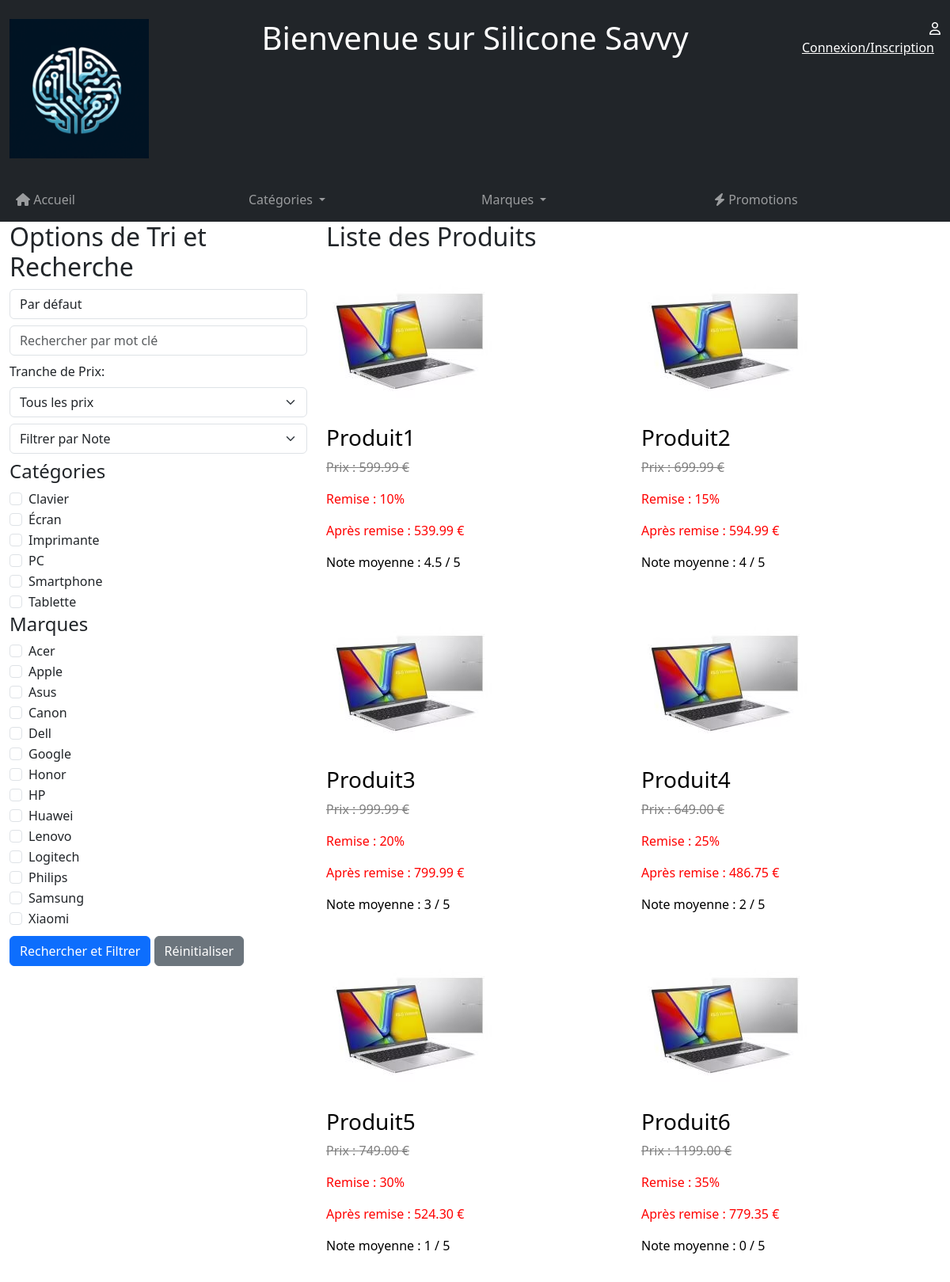
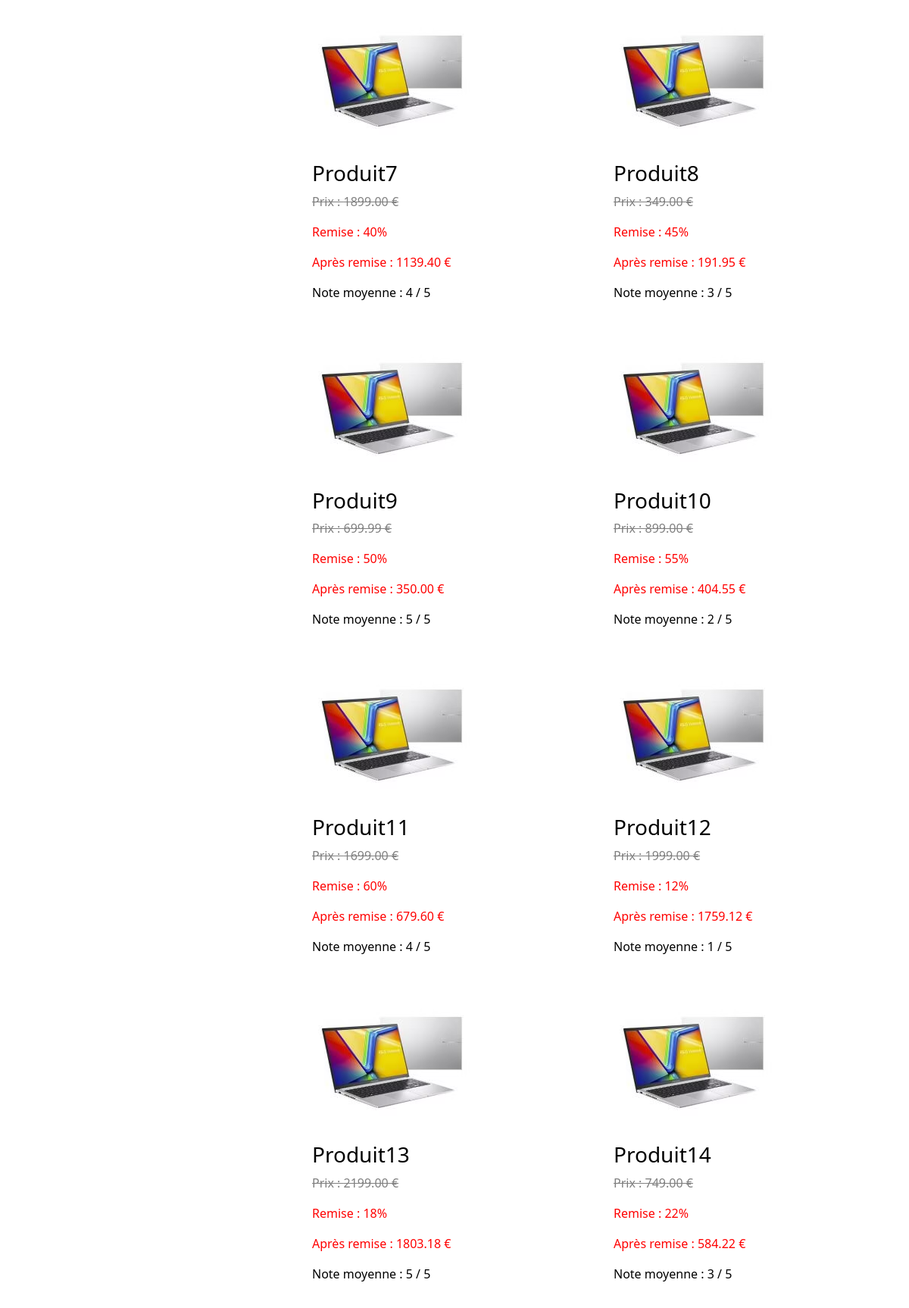
The page / (upper part) on the database its author committed (2 pictures, top to bottom).
### tables this page shows
CREATE TABLE categories (
    id INT PRIMARY KEY AUTO_INCREMENT,
    nom VARCHAR(255) UNIQUE NOT NULL
) ENGINE InnoDB DEFAULT CHARSET=utf8mb4;

CREATE TABLE marques (
    id INT PRIMARY KEY AUTO_INCREMENT,
    nom VARCHAR(255) UNIQUE NOT NULL
) ENGINE InnoDB DEFAULT CHARSET=utf8mb4;

CREATE TABLE produits (
    id INT PRIMARY KEY AUTO_INCREMENT,
    nom VARCHAR(255) UNIQUE NOT NULL,
    categorie_id INT NOT NULL,
    marque_id INT NOT NULL,
    prix DECIMAL(10,2) NOT NULL,
    quantite_stock INT NOT NULL DEFAULT 0,
    description TEXT NOT NULL,
    image VARCHAR(255) NOT NULL,  
    FOREIGN KEY (categorie_id) REFERENCES categories(id),
    FOREIGN KEY (marque_id) REFERENCES marques(id)
) ENGINE InnoDB DEFAULT CHARSET=utf8mb4;

### index.php (the view, shortened to what this page needs)
<?php
include('connect.php');
$filtreMarques = isset($_POST['marques']) ? $_POST['marques'] : [];
$filtreCategories = isset($_POST['categories']) ? $_POST['categories'] : [];
function isChecked($value, $postArray) {
    return in_array($value, $postArray) ? 'checked' : '';
}
try {
    $stmt_cat = $dbh->query('SELECT id, nom FROM categories');
    $categories = $stmt_cat->fetchAll(PDO::FETCH_ASSOC);
    $stmt_marque = $dbh->query('SELECT id, nom FROM marques');
    $marques = $stmt_marque->fetchAll(PDO::FETCH_ASSOC);
    $sql = 'SELECT produits.id, produits.image, produits.nom, produits.prix,
    COALESCE(AVG(evaluations.note), 0) AS note_moyenne,
    COALESCE(promotions.pourcentage_remise, 0) AS pourcentage_remise
    FROM produits
    LEFT JOIN evaluations ON produits.id = evaluations.produit_id
    LEFT JOIN promotions ON produits.id = promotions.produit_id
    AND NOW() BETWEEN promotions.date_debut AND promotions.date_fin';
    $params = [];
    $sql .= ' GROUP BY produits.id, produits.image, produits.nom, produits.prix ';
    if (isset($_POST['tri'])) {
        $orderBy = $_POST['tri'];
        if ($orderBy == 'asc') {
            $sql .= ' ORDER BY prix ASC';
        } elseif ($orderBy == 'desc') {
            $sql .= ' ORDER BY prix DESC';
        }
    } else {
        $sql .= ' ORDER BY id ASC';
    }
    $stmt = $dbh->prepare($sql);
    try {
        $stmt->execute($params);
    } catch (PDOException $e) {
        echo "Erreur : " . $e->getMessage();
    }
    if ($stmt->rowCount() === 0) {
        $message = '<p>Aucun résultat trouvé.</p>';
    } else {
        $message = '<div class="product-grid">';
        while ($row = $stmt->fetch(PDO::FETCH_ASSOC)) {
            $product_id = $row['id'];
            $image = $row['image'];
            $nom = $row['nom'];
            $prix = $row['prix'];
            $note_moyenne = round($row['note_moyenne'], 1);
            $pourcentage_remise = $row['pourcentage_remise'];
            $prix_final = $pourcentage_remise > 0 ? $prix - ($prix * $pourcentage_remise / 100) : $prix;
            $prix_final_formatte = number_format($prix_final, 2, '.', '');
            $message .= '<div class="product">';
            $message .= "<a href='produit.php?id=$product_id'>";
            $message .= "<img src='$image' alt='$nom'>";
            $message .= "<h3>$nom</h3>";
            if ($pourcentage_remise > 0) {
                $message .= "<p class='prix-original'><s>Prix : $prix €</s></p>";
                $message .= "<p class='remise'>Remise : $pourcentage_remise%</p>";
                $message .= "<p class='prix-remise'>Après remise : $prix_final_formatte €</p>";
            } else {
                $message .= "<p>Prix : $prix €</p>";
            }
            $message .= "<p>Note moyenne : $note_moyenne / 5</p>";
            $message .= '</a>';
            $message .= '</div>';
        }
        $message .= '</div>';
    }
} catch (PDOException $e) {
    $message = 'Une erreur est survenue lors de la récupération des données : ' . $e->getMessage();
}
?>
<?php include('head_header_nav.php');?>
<div class="container-fluid">
    <div class="row">
        <div class="col-md-4">
            <h2>Options de Tri et Recherche</h2>
            <form method="post" class="mb-3">
                <div class="form-group mb-2">
                    <select id="tri" name="tri" class="form-control">
                        <option value="">Par défaut</option>
                    </select>
                </div>
                <div class="form-group mb-2">
                    <input type="text" id="keyword" name="keyword" class="form-control" placeholder="Rechercher par mot clé" value="<?php echo isset($_POST['keyword']) ? $_POST['keyword'] : ''; ?>">
                </div>
                <div class="form-group mb-2">
                    <label for="tranchePrix" class="form-label">Tranche de Prix:</label>
                    <select id="tranchePrix" name="tranchePrix" class="form-select">
                        <option value="">Tous les prix</option>
                    </select>
                </div>
                <div class="form-group mb-2">
                    <select id="filtreNote" name="filtreNote" class="form-select">
                        <option value="">Filtrer par Note</option>
                    </select>
                </div>
                <h4>Catégories</h4>
                <?php foreach ($categories as $categorie): ?>
                    <div class="form-check">
                        <input class="form-check-input" type="checkbox" name="categories[]" value="<?php echo $categorie['id']; ?>" <?php echo isChecked($categorie['id'], $filtreCategories); ?>>
                        <label class="form-check-label">
                            <?php echo htmlspecialchars($categorie['nom']); ?>
                        </label>
                    </div>
                <?php endforeach; ?>
                <h4>Marques</h4>
                <?php foreach ($marques as $marque): ?>
                    <div class="form-check">
                        <input class="form-check-input" type="checkbox" name="marques[]" value="<?php echo $marque['id']; ?>" <?php echo isChecked($marque['id'], $filtreMarques); ?>>
                        <label class="form-check-label">
                            <?php echo htmlspecialchars($marque['nom']); ?>
                        </label>
                    </div>
                <?php endforeach; ?>
                <button type="submit" class="btn btn-primary mt-2">Rechercher et Filtrer</button>
                <a href='index.php' class='btn btn-secondary mt-2'>Réinitialiser</a>
                <br>
                <br>
            </form>
        </div>
        <div class="col-md-8">
            <h2>Liste des Produits</h2>
            <?php echo $message; ?>
        </div>
    </div>
</div>
</body>
</html>

### rows shown on the page
categories: nom "Clavier"
categories: nom "Écran"
categories: nom "Imprimante"
categories: nom "PC"
categories: nom "Smartphone"
categories: nom "Tablette"
marques: nom "Acer"
marques: nom "Apple"
marques: nom "Asus"
marques: nom "Canon"
marques: nom "Dell"
marques: nom "Google"
marques: nom "Honor"
marques: nom "HP"
marques: nom "Huawei"
marques: nom "Lenovo"
marques: nom "Logitech"
marques: nom "Philips"
marques: nom "Samsung"
marques: nom "Xiaomi"
produits: image (picture), nom "Produit1", prix "599.99", pourcentage_remise "10", prix_final_formatte "539.99", note_moyenne "4.5"
produits: image (picture), nom "Produit2", prix "699.99", pourcentage_remise "15", prix_final_formatte "594.99", note_moyenne "4"
produits: image (picture), nom "Produit3", prix "999.99", pourcentage_remise "20", prix_final_formatte "799.99", note_moyenne "3"
produits: image (picture), nom "Produit4", prix "649.00", pourcentage_remise "25", prix_final_formatte "486.75", note_moyenne "2"
produits: image (picture), nom "Produit5", prix "749.00", pourcentage_remise "30", prix_final_formatte "524.30", note_moyenne "1"
produits: image (picture), nom "Produit6", prix "1199.00", pourcentage_remise "35", prix_final_formatte "779.35", note_moyenne "0"
produits: image (picture), nom "Produit7", prix "1899.00", pourcentage_remise "40", prix_final_formatte "1139.40", note_moyenne "4"
produits: image (picture), nom "Produit8", prix "349.00", pourcentage_remise "45", prix_final_formatte "191.95", note_moyenne "3"
produits: image (picture), nom "Produit9", prix "699.99", pourcentage_remise "50", prix_final_formatte "350.00", note_moyenne "5"
produits: image (picture), nom "Produit10", prix "899.00", pourcentage_remise "55", prix_final_formatte "404.55", note_moyenne "2"
produits: image (picture), nom "Produit11", prix "1699.00", pourcentage_remise "60", prix_final_formatte "679.60", note_moyenne "4"
produits: image (picture), nom "Produit12", prix "1999.00", pourcentage_remise "12", prix_final_formatte "1759.12", note_moyenne "1"
produits: image (picture), nom "Produit13", prix "2199.00", pourcentage_remise "18", prix_final_formatte "1803.18", note_moyenne "5"
produits: image (picture), nom "Produit14", prix "749.00", pourcentage_remise "22", prix_final_formatte "584.22", note_moyenne "3"
